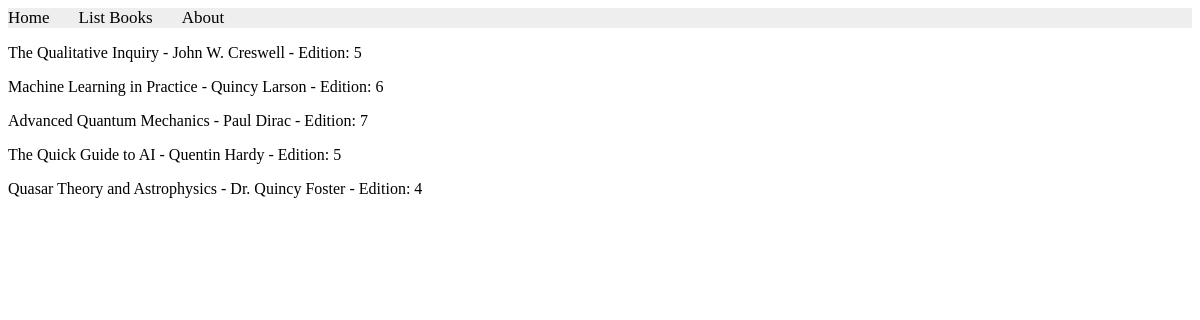
/books/lab8/task2, run on the app's committed database.
### apps/bookmodule/models.py (models this page shows)
class Book(models.Model):
    title = models.CharField(max_length = 50)
    author = models.CharField(max_length = 50)
    price = models.FloatField(default = 0.0)
    edition = models.SmallIntegerField(default = 1)

### apps/bookmodule/views.py (the view)
# urls.py: path('lab8/task2', views.task2, name='task2'),
def task2(request):
    books = Book.objects.filter(Q(edition__gt=3) & (Q(title__icontains='qu') | Q(author__icontains='qu')))
    return render(request, 'bookmodule/task2.html', {'books': books})

### apps/templates/bookmodule/task2.html (shortened to what this page needs)
{% extends "layouts/base.html" %}
{% load static %}
{% block content %}
{% for book in books %}
    <p>{{ book.title }} - {{ book.author }} - Edition: {{ book.edition }}</p>
{% endfor %}
{% endblock content %}

### data on the page
Book: title "The Qualitative Inquiry", author "John W. Creswell", edition "5"
Book: title "Machine Learning in Practice", author "Quincy Larson", edition "6"
Book: title "Advanced Quantum Mechanics", author "Paul Dirac", edition "7"
Book: title "The Quick Guide to AI", author "Quentin Hardy", edition "5"
Book: title "Quasar Theory and Astrophysics", author "Dr. Quincy Foster", edition "4"
